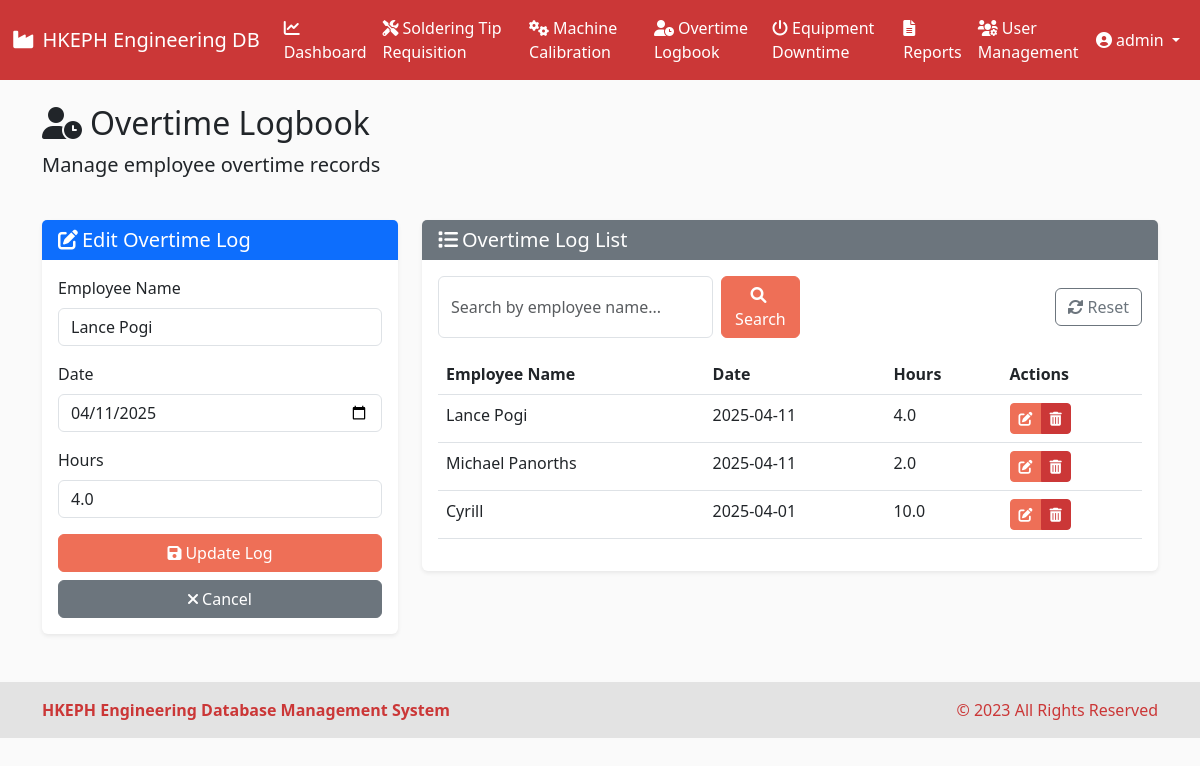
/overtime-logbook/edit/1 (signed in), run on the app's committed database.
### models.py (models this page shows, shortened)
class User(UserMixin, db.Model):
    id = db.Column(db.Integer, primary_key=True)
    username = db.Column(db.String(64), unique=True, nullable=False)
    email = db.Column(db.String(120), unique=True, nullable=False)
    password_hash = db.Column(db.String(256), nullable=False)
    is_admin = db.Column(db.Boolean, default=False)
    date_created = db.Column(db.DateTime, default=datetime.utcnow)

class OvertimeLogbook(db.Model):
    id = db.Column(db.Integer, primary_key=True)
    employee_name = db.Column(db.String(100), nullable=False)
    date = db.Column(db.DateTime, nullable=False)
    hours = db.Column(db.Float, nullable=False)
    created_at = db.Column(db.DateTime, default=datetime.utcnow)

### routes.py (the view, shortened to what this page needs)
@app.route('/overtime-logbook/edit/<int:log_id>', methods=['GET', 'POST'])
@login_required
def edit_overtime_log(log_id):
    log = OvertimeLogbook.query.get_or_404(log_id)
    form = OvertimeLogbookForm(obj=log)
    return render_template('overtime_logbook.html',
                           logs=OvertimeLogbook.query.order_by(OvertimeLogbook.date.desc()).all(),
                           form=form,
                           edit_log=log)

### forms.py
class OvertimeLogbookForm(FlaskForm):
    employee_name = StringField('Employee Name', validators=[DataRequired(), Length(max=100)])
    date = DateField('Date', validators=[DataRequired()])
    hours = FloatField('Hours', validators=[DataRequired(), NumberRange(min=0.5, max=24)])

### app.py (called while the page is built)
@login_manager.user_loader
def load_user(user_id):
    return User.query.get(int(user_id))

### templates/overtime_logbook.html (shortened to what this page needs)
{% extends 'base.html' %}
{% block content %}
<div class="row mb-4">
    <div class="col">
        <h2><i class="fas fa-user-clock me-2"></i>Overtime Logbook</h2>
        <p class="lead">Manage employee overtime records</p>
    </div>
</div>
<div class="row mb-4">
    <div class="col-md-4">
        <div class="card">
            <div class="card-header bg-primary text-white">
                <h5 class="mb-0">
                    {% if edit_log %}
                    <i class="fas fa-edit me-1"></i>Edit Overtime Log
                    {% else %}
                    <i class="fas fa-plus-circle me-1"></i>New Overtime Log
                    {% endif %}
                </h5>
            </div>
            <div class="card-body">
                {% if edit_log %}
                <form method="POST" action="{{ url_for('edit_overtime_log', log_id=edit_log.id) }}">
                {% else %}
                <form method="POST" action="{{ url_for('add_overtime_log') }}">
                {% endif %}
                    <div class="mb-3">
                        <label for="employee_name" class="form-label">Employee Name</label>
                        {{ form.employee_name(class="form-control", placeholder="Enter employee name") }}
                    </div>
                    <div class="mb-3">
                        <label for="date" class="form-label">Date</label>
                        {{ form.date(class="form-control", type="date") }}
                    </div>
                    <div class="mb-3">
                        <label for="hours" class="form-label">Hours</label>
                        {{ form.hours(class="form-control", placeholder="Enter overtime hours") }}
                    </div>
                    <div class="d-grid gap-2">
                        {% if edit_log %}
                        <button type="submit" class="btn btn-primary">
                            <i class="fas fa-save me-1"></i>Update Log
                        </button>
                        <a href="{{ url_for('overtime_logbook') }}" class="btn btn-secondary">
                            <i class="fas fa-times me-1"></i>Cancel
                        </a>
                        {% else %}
                        <button type="submit" class="btn btn-primary">
                            <i class="fas fa-plus-circle me-1"></i>Add Log
                        </button>
                        {% endif %}
                    </div>
                </form>
            </div>
        </div>
    </div>
    <div class="col-md-8">
        <div class="card">
            <div class="card-header bg-secondary text-white">
                <h5 class="mb-0"><i class="fas fa-list me-1"></i>Overtime Log List</h5>
            </div>
            <div class="card-body">
                <div class="d-flex justify-content-between align-items-center mb-3">
                    <form class="d-flex" method="GET" action="{{ url_for('overtime_logbook') }}">
                        <input type="text" class="form-control me-2" name="search" placeholder="Search by employee name..." value="{{ search_query if search_query else '' }}">
                        <button class="btn btn-primary" type="submit">
                            <i class="fas fa-search me-1"></i>Search
                        </button>
                    </form>
                    <a href="{{ url_for('overtime_logbook') }}" class="btn btn-outline-secondary">
                        <i class="fas fa-sync-alt me-1"></i>Reset
                    </a>
                </div>
                <div class="table-responsive">
                    <table class="table table-hover">
                        <thead>
                            <tr>
                                <th>Employee Name</th>
                                <th>Date</th>
                                <th>Hours</th>
                                <th>Actions</th>
                            </tr>
                        </thead>
                        <tbody>
                            {% for log in logs %}
                            <tr>
                                <td>{{ log.employee_name }}</td>
                                <td>{{ log.date.strftime('%Y-%m-%d') }}</td>
                                <td>{{ log.hours }}</td>
                                <td>
                                    <div class="btn-group btn-group-sm" role="group">
                                        <a href="{{ url_for('edit_overtime_log', log_id=log.id) }}" class="btn btn-warning">
                                            <i class="fas fa-edit"></i>
                                        </a>
                                        <button type="button" class="btn btn-danger" data-bs-toggle="modal" data-bs-target="#deleteLogModal-{{ log.id }}">
                                            <i class="fas fa-trash-alt"></i>
                                        </button>
                                    </div>
                                </td>
                            </tr>
                            {% endfor %}
                        </tbody>
                    </table>
                </div>
            </div>
        </div>
    </div>
</div>
{% endblock %}

### templates/base.html (shortened to what this page needs)
<!DOCTYPE html>
<html lang="en" data-bs-theme="light">
<head>
    <link href="https://cdn.jsdelivr.net/npm/bootstrap@5.3.0/dist/css/bootstrap.min.css" rel="stylesheet">
    <link rel="stylesheet" href="https://cdnjs.cloudflare.com/ajax/libs/font-awesome/6.0.0/css/all.min.css">
    <link rel="stylesheet" type="text/css" href="https://cdn.jsdelivr.net/npm/daterangepicker/daterangepicker.css" />
    <link rel="stylesheet" href="{{ url_for('static', filename='css/style.css') }}">
</head>
<body>
        <nav class="navbar navbar-expand-lg" style="background-color: var(--accent-secondary); color: white;">
            <div class="container-fluid">
                <a class="navbar-brand text-white" href="{{ url_for('dashboard') }}">
                    <i class="fas fa-industry me-2"></i>HKEPH Engineering DB
                </a>
                <div class="collapse navbar-collapse" id="navbarNav">
                    {% if current_user.is_authenticated %}
                    <ul class="navbar-nav">
                        <li class="nav-item">
                            <a class="nav-link text-white {% if request.path == url_for('dashboard') %}active fw-bold{% endif %}" href="{{ url_for('dashboard') }}">
                                <i class="fas fa-chart-line me-1"></i>Dashboard
                            </a>
                        </li>
                        <li class="nav-item">
                            <a class="nav-link text-white {% if request.path == url_for('soldering_tips') %}active fw-bold{% endif %}" href="{{ url_for('soldering_tips') }}">
                                <i class="fas fa-tools me-1"></i>Soldering Tip Requisition
                            </a>
                        </li>
                        <li class="nav-item">
                            <a class="nav-link text-white {% if request.path == url_for('machine_calibrations') %}active fw-bold{% endif %}" href="{{ url_for('machine_calibrations') }}">
                                <i class="fas fa-cogs me-1"></i>Machine Calibration
                            </a>
                        </li>
                        <li class="nav-item">
                            <a class="nav-link text-white {% if request.path == url_for('overtime_logbook') %}active fw-bold{% endif %}" href="{{ url_for('overtime_logbook') }}">
                                <i class="fas fa-user-clock me-1"></i>Overtime Logbook
                            </a>
                        </li>
                        <li class="nav-item">
                            <a class="nav-link text-white {% if request.path == url_for('equipment_downtime') %}active fw-bold{% endif %}" href="{{ url_for('equipment_downtime') }}">
                                <i class="fas fa-power-off me-1"></i>Equipment Downtime
                            </a>
                        </li>
                        <li class="nav-item">
                            <a class="nav-link text-white {% if request.path == url_for('reports') %}active fw-bold{% endif %}" href="{{ url_for('reports') }}">
                                <i class="fas fa-file-alt me-1"></i>Reports
                            </a>
                        </li>
                        {% if current_user.is_admin %}
                        <li class="nav-item">
                            <a class="nav-link text-white {% if request.path == url_for('user_management') %}active fw-bold{% endif %}" href="{{ url_for('user_management') }}">
                                <i class="fas fa-users-cog me-1"></i>User Management
                            </a>
                        </li>
                        {% endif %}
                    </ul>
                    <ul class="navbar-nav ms-auto">
                        <li class="nav-item dropdown">
                            <a class="nav-link dropdown-toggle text-white" href="#" id="navbarDropdown" role="button" data-bs-toggle="dropdown" aria-expanded="false">
                                <i class="fas fa-user-circle me-1"></i>{{ current_user.username }}
                            </a>
                        </li>
                    </ul>
                    {% endif %}
                </div>
            </div>
        </nav>
        <main class="container mt-4 mb-5">
            {% block content %}{% endblock %}
        </main>
        <footer class="py-3 mt-5" style="background-color: var(--light-secondary); color: var(--accent-secondary);">
            <div class="container">
                <div class="row align-items-center">
                    <div class="col-md-6 text-center text-md-start">
                        <strong>HKEPH Engineering Database Management System</strong>
                    </div>
                    <div class="col-md-6 text-center text-md-end">
                        <p class="mb-0">&copy; 2023 All Rights Reserved</p>
                    </div>
                </div>
            </div>
        </footer>
    </body>
    </html>

### static/css/style.css (style rules this page uses)
:root { --light-bg: #FAFAFA; --light-secondary: #E3E3E3; --accent-primary: #EE6F57; --accent-secondary: #CB3737; }
body { padding-bottom: 20px; }
.card { border: none; box-shadow: 0 0.125rem 0.25rem rgba(0, 0, 0, 0.075); transition: all 0.3s ease; }
.card-header { border-bottom: none; }
.table th { font-weight: 600; border-top: none; }
.btn-primary { background-color: var(--accent-primary); border-color: var(--accent-primary); }
.btn-warning { background-color: var(--accent-primary); border-color: var(--accent-primary); color: white; }
.btn-danger { background-color: var(--accent-secondary); border-color: var(--accent-secondary); }
.btn-group > .btn { margin-right: 0; }

### templates/base.html (style rules this page uses)
body { background-color: var(--light-bg); }

### data on the page
User: username "admin"
OvertimeLogbook: employee_name "Lance Pogi", date "04/11/2025", hours "4.0", date "2025-04-11"
OvertimeLogbook: employee_name "Michael Panorths", date "2025-04-11", hours "2.0"
OvertimeLogbook: employee_name "Cyrill", date "2025-04-01", hours "10.0"
